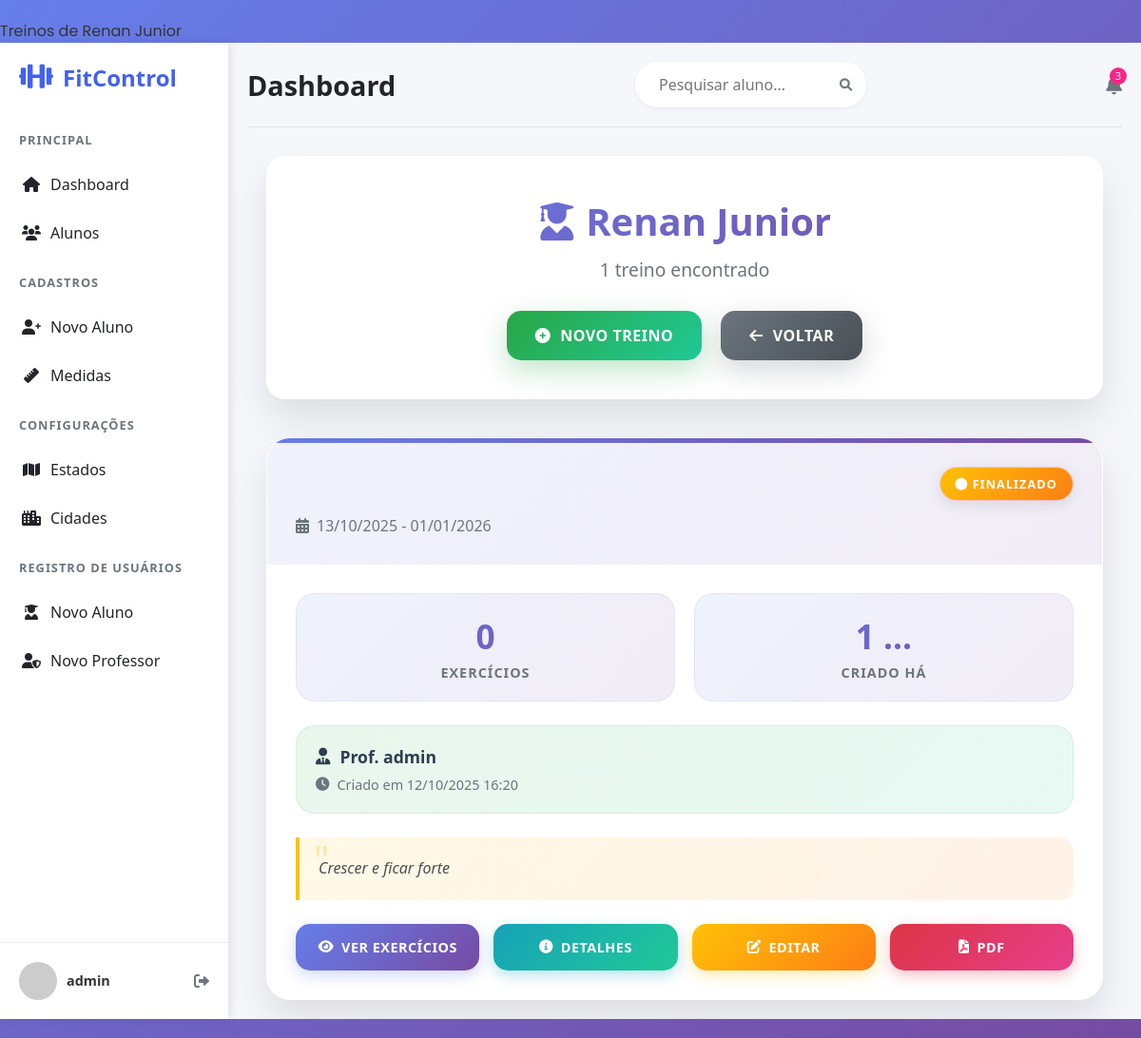
/treino/aluno/1/treinos/ (signed in), run on an earlier commit of the app's database.
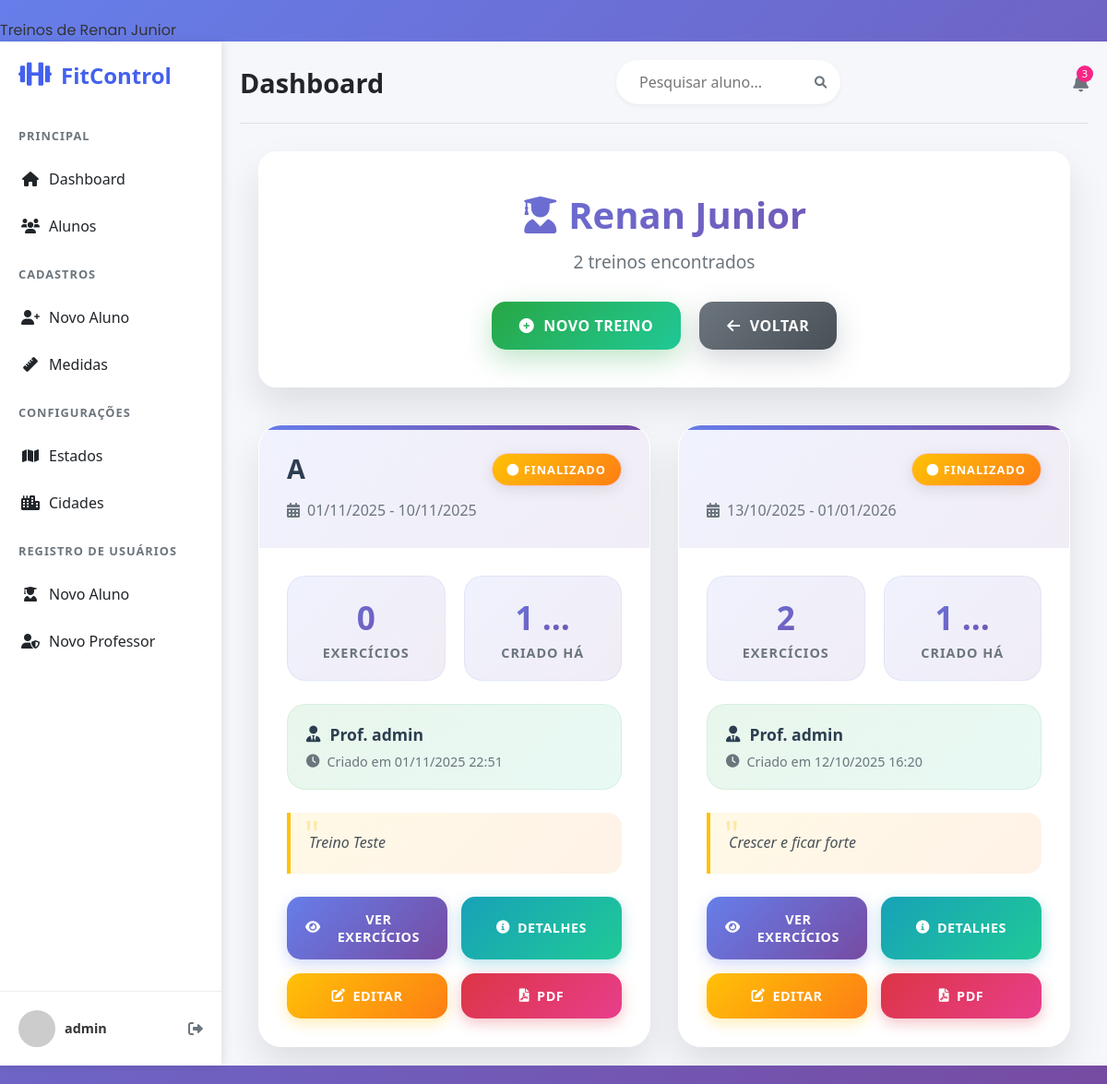
And on a later commit of the database.
### treino/models.py (models this page shows, shortened)
class Treino(models.Model):
    aluno = models.ForeignKey(Aluno, on_delete=models.CASCADE, verbose_name="Aluno")
    nome_treino = models.CharField(max_length=100, verbose_name="Nome do Treino")
    data_inicio = models.DateField(verbose_name="Data de Início")
    data_fim = models.DateField(verbose_name="Data de Fim", null=True, blank=True)
    descricao = models.TextField(verbose_name="Descrição do Treino")
    cadastrado_em = models.DateTimeField(auto_now_add=True, verbose_name="Cadastrado em")
    cadastrado_por = models.ForeignKey('auth.User', on_delete=models.PROTECT, verbose_name="Cadastrado por", related_name='treinos_principais_cadastrados')
    class Meta:
        verbose_name = "Treino"
        verbose_name_plural = "Treinos"

### treino/views.py (the view)
# urls.py: path('aluno/<int:aluno_id>/treinos/', TreinosDoAlunoView.as_view(), name='treinos_do_aluno'),
class TreinosDoAlunoView(LoginRequiredMixin, ListView):
    model = Treino
    template_name = 'listar_treino.html'
    context_object_name = 'treinos'
    def get_queryset(self):
        aluno_id = self.kwargs['aluno_id']
        return Treino.objects.filter(aluno_id=aluno_id).select_related(
            'cadastrado_por', 'aluno'
        ).prefetch_related('exerciciotreino_set').order_by('-cadastrado_em')
    def get_context_data(self, **kwargs):
        context = super().get_context_data(**kwargs)
        aluno_id = self.kwargs['aluno_id']
        context['aluno'] = get_object_or_404(Aluno, id=aluno_id)
        return context

### treino/templates/listar_treino.html (shortened to what the changed rows need)
{% extends 'paginas/modelo.html' %}
{% load static %}
{% block extra_css %}
<link rel="stylesheet" href="{% static 'css/listar_treino.css' %}">
<link href="https://cdnjs.cloudflare.com/ajax/libs/font-awesome/6.0.0/css/all.min.css" rel="stylesheet">
{% endblock %}
{% block conteudo %}
<div class="container-treinos">
    <div class="header-treinos">
        <h1><i class="fas fa-user-graduate"></i> {{ aluno.nome }}</h1>
        <p>{{ treinos.count }} treino{{ treinos.count|pluralize }} encontrado{{ treinos.count|pluralize }}</p>
        <div class="botoes-header">
            <a href="{% url 'criar_treino_completo' aluno.id %}" class="btn btn-primary">
            </a>
            <a href="javascript:history.back()" class="btn btn-secondary">
            </a>
        </div>
    </div>
    {% if treinos %}
        <div class="grid-treinos">
            {% for treino in treinos %}
            <div class="card-treino" style="animation-delay: {% widthratio forloop.counter0 1 0.1 %}s">
                <div class="card-header">
                    <div class="treino-titulo">
                        <h3 class="nome-treino">{{ treino.nome_treino }}</h3>
                        <span class="status-treino {% if not treino.data_fim %}status-ativo{% else %}status-inativo{% endif %}">
                            <i class="fas fa-circle"></i>
                            {% if not treino.data_fim %}Ativo{% else %}Finalizado{% endif %}
                        </span>
                    </div>
                    <p class="periodo-treino">
                        <i class="fas fa-calendar-alt"></i>
                        {{ treino.data_inicio|date:"d/m/Y" }}
                        {% if treino.data_fim %} - {{ treino.data_fim|date:"d/m/Y" }}{% else %} - Em andamento{% endif %}
                    </p>
                </div>
                <div class="card-body">
                    <div class="stats-treino">
                        <div class="stat-item">
                            <span class="stat-numero">{{ treino.exerciciotreino_set.count }}</span>
                            <div class="stat-label">Exercícios</div>
                        </div>
                        <div class="stat-item">
                            <span class="stat-numero">{{ treino.cadastrado_em|timesince|truncatewords:1 }}</span>
                            <div class="stat-label">Criado há</div>
                        </div>
                    </div>
                    <div class="professor-info">
                        <div class="professor-nome">
                            <i class="fas fa-user-tie"></i>
                            Prof. {{ treino.cadastrado_por.first_name|default:treino.cadastrado_por.username }}
                        </div>
                        <div class="data-criacao">
                            <i class="fas fa-clock"></i>
                            Criado em {{ treino.cadastrado_em|date:"d/m/Y H:i" }}
                        </div>
                    </div>
                    {% if treino.descricao %}
                    <div class="descricao-treino">
                        <p class="descricao-texto">{{ treino.descricao|truncatechars:120 }}</p>
                    </div>
                    {% endif %}
                    <div class="acoes-card">
                        <button onclick="toggleExercicios('{{ treino.id }}')" class="btn-acao btn-toggle">
                            <i class="fas fa-eye"></i> <span id="toggle-text-{{ treino.id }}">Ver Exercícios</span>
                        </button>
                        <a href="{% url 'detalhes_treino' treino.pk %}" class="btn-acao btn-detalhes">
                            <i class="fas fa-info-circle"></i> Detalhes
                        </a>
                        <a href="{% url 'editar_treino' treino.pk %}" class="btn-acao btn-editar">
                            <i class="fas fa-edit"></i> Editar
                        </a>
                        <a href="{% url 'exportar_treino_pdf' treino.id %}" class="btn-acao btn-pdf">
                            <i class="fas fa-file-pdf"></i> PDF
                        </a>
                    </div>
                </div>
            </div>
            {% endfor %}
        </div>
    {% endif %}
</div>
{% endblock %}

What changed in the data, as far as the page shows it:
added Treino: nome_treino "A", shows "FINALIZADO", data_inicio "01/11/2025", data_fim "10/11/2025", exerciciotreino_set.count "0", cadastrado_em "1 …", cadastrado_por.first_name "admin", cadastrado_em "01/11/2025 22:51", descricao "Treino Teste"
computed for Treino "Crescer e ficar forte": exerciciotreino_set.count "0" → "2"
Also different on the page:
{{ treinos.count }}: "1" → "2"
